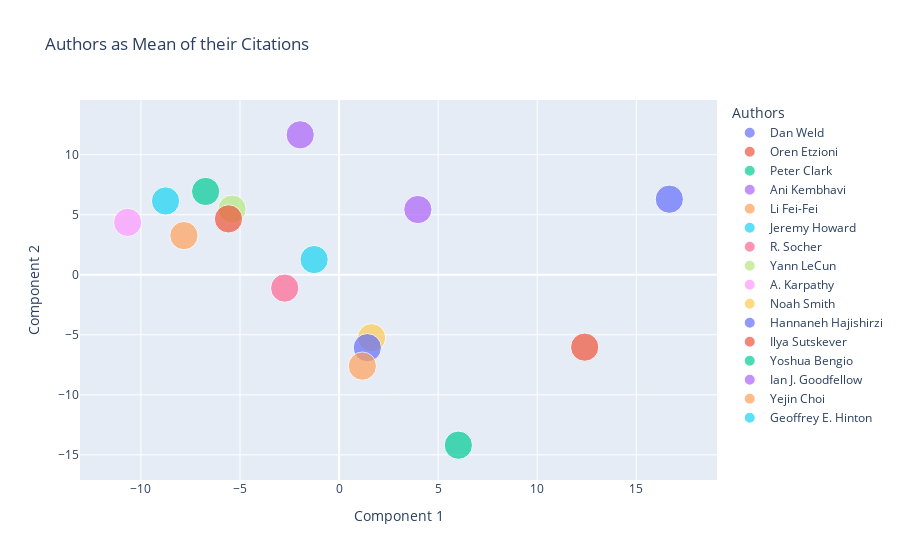

Notebook code cell kept with this figure:
### Code cell
mean_reduced_embs = []
authors = list(author_paper_idx.keys())
for aname in authors:
    x=reduced_df[reduced_df["Cited By"]==aname]["Component 1"].mean()
    y=reduced_df[reduced_df["Cited By"]==aname]["Component 2"].mean()
    mean_reduced_embs.append((x,y))
    
fig=px.scatter(x=[c[0] for c in mean_reduced_embs], y=[c[1] for c in mean_reduced_embs], 
               labels= {"x": "Component 1", "y": "Component 2", "color": "Authors"},
               color=authors, size=[5]* len(authors), title="Authors as Mean of their Citations",)
fig.show("png")
fig.show()

### Figure 1 — Plotly figure (JSON) as saved in the notebook; plotly's stock layout.template omitted (floating-point values rounded to 4 significant figures)
{"data": [{"hovertemplate": "Authors=Dan Weld<br>Component 1=%{x}<br>Component 2=%{y}<br>size=%{marker.size}<extra></extra>", "legendgroup": "Dan Weld", "marker": {"color": "#636efa", "size": [5], "sizemode": "area", "sizeref": 0.0125, "symbol": "circle"}, "mode": "markers", "name": "Dan Weld", "orientation": "v", "showlegend": true, "type": "scatter", "x": [16.67], "xaxis": "x", "y": [6.298], "yaxis": "y"}, {"hovertemplate": "Authors=Oren Etzioni<br>Component 1=%{x}<br>Component 2=%{y}<br>size=%{marker.size}<extra></extra>", "legendgroup": "Oren Etzioni", "marker": {"color": "#EF553B", "size": [5], "sizemode": "area", "sizeref": 0.0125, "symbol": "circle"}, "mode": "markers", "name": "Oren Etzioni", "orientation": "v", "showlegend": true, "type": "scatter", "x": [12.39], "xaxis": "x", "y": [-6.028], "yaxis": "y"}, {"hovertemplate": "Authors=Peter Clark<br>Component 1=%{x}<br>Component 2=%{y}<br>size=%{marker.size}<extra></extra>", "legendgroup": "Peter Clark", "marker": {"color": "#00cc96", "size": [5], "sizemode": "area", "sizeref": 0.0125, "symbol": "circle"}, "mode": "markers", "name": "Peter Clark", "orientation": "v", "showlegend": true, "type": "scatter", "x": [6.019], "xaxis": "x", "y": [-14.2], "yaxis": "y"}, {"hovertemplate": "Authors=Ani Kembhavi<br>Component 1=%{x}<br>Component 2=%{y}<br>size=%{marker.size}<extra></extra>", "legendgroup": "Ani Kembhavi", "marker": {"color": "#ab63fa", "size": [5], "sizemode": "area", "sizeref": 0.0125, "symbol": "circle"}, "mode": "markers", "name": "Ani Kembhavi", "orientation": "v", "showlegend": true, "type": "scatter", "x": [3.975], "xaxis": "x", "y": [5.433], "yaxis": "y"}, {"hovertemplate": "Authors=Li Fei-Fei<br>Component 1=%{x}<br>Component 2=%{y}<br>size=%{marker.size}<extra></extra>", "legendgroup": "Li Fei-Fei", "marker": {"color": "#FFA15A", "size": [5], "sizemode": "area", "sizeref": 0.0125, "symbol": "circle"}, "mode": "markers", "name": "Li Fei-Fei", "orientation": "v", "showlegend": true, "type": "scatter", "x": [-7.831], "xaxis": "x", "y": [3.264], "yaxis": "y"}, {"hovertemplate": "Authors=Jeremy Howard<br>Component 1=%{x}<br>Component 2=%{y}<br>size=%{marker.size}<extra></extra>", "legendgroup": "Jeremy Howard", "marker": {"color": "#19d3f3", "size": [5], "sizemode": "area", "sizeref": 0.0125, "symbol": "circle"}, "mode": "markers", "name": "Jeremy Howard", "orientation": "v", "showlegend": true, "type": "scatter", "x": [-1.26], "xaxis": "x", "y": [1.268], "yaxis": "y"}, {"hovertemplate": "Authors=R. Socher<br>Component 1=%{x}<br>Component 2=%{y}<br>size=%{marker.size}<extra></extra>", "legendgroup": "R. Socher", "marker": {"color": "#FF6692", "size": [5], "sizemode": "area", "sizeref": 0.0125, "symbol": "circle"}, "mode": "markers", "name": "R. Socher", "orientation": "v", "showlegend": true, "type": "scatter", "x": [-2.743], "xaxis": "x", "y": [-1.11], "yaxis": "y"}, {"hovertemplate": "Authors=Yann LeCun<br>Component 1=%{x}<br>Component 2=%{y}<br>size=%{marker.size}<extra></extra>", "legendgroup": "Yann LeCun", "marker": {"color": "#B6E880", "size": [5], "sizemode": "area", "sizeref": 0.0125, "symbol": "circle"}, "mode": "markers", "name": "Yann LeCun", "orientation": "v", "showlegend": true, "type": "scatter", "x": [-5.401], "xaxis": "x", "y": [5.471], "yaxis": "y"}, {"hovertemplate": "Authors=A. Karpathy<br>Component 1=%{x}<br>Component 2=%{y}<br>size=%{marker.size}<extra></extra>", "legendgroup": "A. Karpathy", "marker": {"color": "#FF97FF", "size": [5], "sizemode": "area", "sizeref": 0.0125, "symbol": "circle"}, "mode": "markers", "name": "A. Karpathy", "orientation": "v", "showlegend": true, "type": "scatter", "x": [-10.67], "xaxis": "x", "y": [4.364], "yaxis": "y"}, {"hovertemplate": "Authors=Noah Smith<br>Component 1=%{x}<br>Component 2=%{y}<br>size=%{marker.size}<extra></extra>", "legendgroup": "Noah Smith", "marker": {"color": "#FECB52", "size": [5], "sizemode": "area", "sizeref": 0.0125, "symbol": "circle"}, "mode": "markers", "name": "Noah Smith", "orientation": "v", "showlegend": true, "type": "scatter", "x": [1.64], "xaxis": "x", "y": [-5.245], "yaxis": "y"}, {"hovertemplate": "Authors=Hannaneh Hajishirzi<br>Component 1=%{x}<br>Component 2=%{y}<br>size=%{marker.size}<extra></extra>", "legendgroup": "Hannaneh Hajishirzi", "marker": {"color": "#636efa", "size": [5], "sizemode": "area", "sizeref": 0.0125, "symbol": "circle"}, "mode": "markers", "name": "Hannaneh Hajishirzi", "orientation": "v", "showlegend": true, "type": "scatter", "x": [1.426], "xaxis": "x", "y": [-6.074], "yaxis": "y"}, {"hovertemplate": "Authors=Ilya Sutskever<br>Component 1=%{x}<br>Component 2=%{y}<br>size=%{marker.size}<extra></extra>", "legendgroup": "Ilya Sutskever", "marker": {"color": "#EF553B", "size": [5], "sizemode": "area", "sizeref": 0.0125, "symbol": "circle"}, "mode": "markers", "name": "Ilya Sutskever", "orientation": "v", "showlegend": true, "type": "scatter", "x": [-5.581], "xaxis": "x", "y": [4.656], "yaxis": "y"}, {"hovertemplate": "Authors=Yoshua Bengio<br>Component 1=%{x}<br>Component 2=%{y}<br>size=%{marker.size}<extra></extra>", "legendgroup": "Yoshua Bengio", "marker": {"color": "#00cc96", "size": [5], "sizemode": "area", "sizeref": 0.0125, "symbol": "circle"}, "mode": "markers", "name": "Yoshua Bengio", "orientation": "v", "showlegend": true, "type": "scatter", "x": [-6.735], "xaxis": "x", "y": [6.94], "yaxis": "y"}, {"hovertemplate": "Authors=Ian J. Goodfellow<br>Component 1=%{x}<br>Component 2=%{y}<br>size=%{marker.size}<extra></extra>", "legendgroup": "Ian J. Goodfellow", "marker": {"color": "#ab63fa", "size": [5], "sizemode": "area", "sizeref": 0.0125, "symbol": "circle"}, "mode": "markers", "name": "Ian J. Goodfellow", "orientation": "v", "showlegend": true, "type": "scatter", "x": [-1.962], "xaxis": "x", "y": [11.66], "yaxis": "y"}, {"hovertemplate": "Authors=Yejin Choi<br>Component 1=%{x}<br>Component 2=%{y}<br>size=%{marker.size}<extra></extra>", "legendgroup": "Yejin Choi", "marker": {"color": "#FFA15A", "size": [5], "sizemode": "area", "sizeref": 0.0125, "symbol": "circle"}, "mode": "markers", "name": "Yejin Choi", "orientation": "v", "showlegend": true, "type": "scatter", "x": [1.174], "xaxis": "x", "y": [-7.609], "yaxis": "y"}, {"hovertemplate": "Authors=Geoffrey E. Hinton<br>Component 1=%{x}<br>Component 2=%{y}<br>size=%{marker.size}<extra></extra>", "legendgroup": "Geoffrey E. Hinton", "marker": {"color": "#19d3f3", "size": [5], "sizemode": "area", "sizeref": 0.0125, "symbol": "circle"}, "mode": "markers", "name": "Geoffrey E. Hinton", "orientation": "v", "showlegend": true, "type": "scatter", "x": [-8.758], "xaxis": "x", "y": [6.148], "yaxis": "y"}], "layout": {"legend": {"itemsizing": "constant", "title": {"text": "Authors"}, "tracegroupgap": 0}, "title": {"text": "Authors as Mean of their Citations"}, "xaxis": {"anchor": "y", "domain": [0, 1], "title": {"text": "Component 1"}}, "yaxis": {"anchor": "x", "domain": [0, 1], "title": {"text": "Component 2"}}}}
